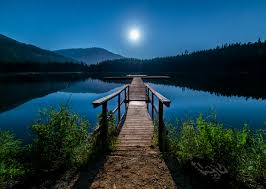
#> input picture images.jpg, 266 x 189 px
$ jupyter execute Computer_Vision_and_Image_Processing_Take_Home_Assignment_1.ipynb   (shell and % lines are left out)
#> lines starting #> are read from the running program, lines starting #| are printed output that depends on the picture; after the words box and inside, x2 and y2 are one past the last pixel; in counts of white or black regions, pixels touching at a corner belong together
Install Libraries and Upload Image

[cell 1]

from google.colab import files
uploaded = files.upload()
#> the answer given: images.jpg

Import Libraries

[cell 2]
import cv2
import numpy as np
import matplotlib.pyplot as plt

def show_gray(img, title="Image"):
    plt.imshow(img, cmap='gray')
    plt.title(title)
    plt.axis('off')
    plt.show()

def show_color(img, title="Image"):
    plt.imshow(cv2.cvtColor(img, cv2.COLOR_BGR2RGB))
    plt.title(title)
    plt.axis('off')
    plt.show()

Task 1 – Reduce Intensity Levels

[cell 3]
def reduce_intensity_levels(image_path, levels):
#> called with image_path = 'images.jpg', levels = 2
    img = cv2.imread(image_path, cv2.IMREAD_GRAYSCALE)
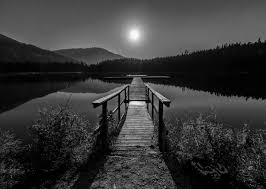
#> img: shape (189, 266); min 0, max 255, mean 55.8
    factor = 256 // levels
    reduced = (img // factor) * factor
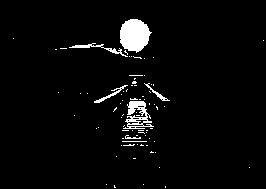
#> reduced: shape (189, 266); values 0 (black) and 128 (white), 3.5% white; 78 white regions (71 under 20 px), largest, box (x1, y1, x2, y2) and area: (120, 19, 152, 53) 785, (123, 101, 154, 129) 399, (69, 43, 128, 57) 154
    return img, reduced

img_path = list(uploaded.keys())[0]
original, reduced = reduce_intensity_levels(img_path, 2)

show_gray(original, "Original Image")
show_gray(reduced, "Intensity Reduced (2 Levels)")

Task 2 – 3x3, 10x10, 20x20 Average Filter

[cell 4]
def average_filter(image_path, kernel_sizes=[3, 10, 20]):
#> called with image_path = 'images.jpg'
    img = cv2.imread(image_path, cv2.IMREAD_GRAYSCALE)
    results = []
    for k in kernel_sizes:
        blurred = cv2.blur(img, (k, k))
        results.append((k, blurred))
#> this loop made 3 passes
#> pass 1, in average_filter, `blurred = cv2.blur(img, (k, k))`:
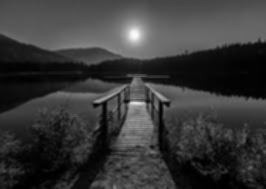
#> blurred: shape (189, 266); min 0, max 250, mean 55.8
#> pass 2, in average_filter, `blurred = cv2.blur(img, (k, k))`:
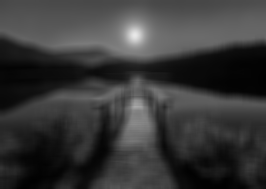
#> blurred: shape (189, 266); min 1, max 232, mean 55.9
#> after the loop, results = 3 items
    return img, results

img, filtered = average_filter(img_path)
#> filtered = 3 items

plt.figure(figsize=(15, 4))
plt.subplot(1, 4, 1), plt.imshow(img, cmap='gray'), plt.title('Original'), plt.axis('off')
for i, (k, f) in enumerate(filtered):
    plt.subplot(1, 4, i+2), plt.imshow(f, cmap='gray'), plt.title(f'{k}x{k} Avg'), plt.axis('off')
#> this loop made 3 passes
#> k on passes 1 to 3: 3, 10, 20
plt.show()

Task 3 – Rotate Image 45° and 90°

[cell 5]
def rotate_image(image_path):
#> called with image_path = 'images.jpg'
    img = cv2.imread(image_path)
#> img is the input picture: shape (189, 266, 3); mean B, G, R 82.2, 65.3, 27.7
    rows, cols = img.shape[:2]
#> rows = 189; cols = 266

    # Rotate 45 degrees
    M_45 = cv2.getRotationMatrix2D((cols/2, rows/2), 45, 1)
    rotated_45 = cv2.warpAffine(img, M_45, (cols, rows))
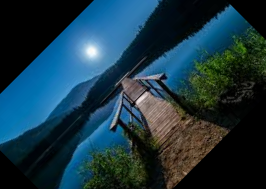
#> rotated_45: shape (189, 266, 3); mean B, G, R 66.7, 53.8, 24.7

    # Rotate 90 degrees
    rotated_90 = cv2.rotate(img, cv2.ROTATE_90_CLOCKWISE)
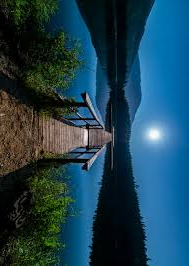
#> rotated_90: shape (266, 189, 3); mean B, G, R 82.2, 65.3, 27.7

    return img, rotated_45, rotated_90

orig, rot_45, rot_90 = rotate_image(img_path)

show_color(orig, "Original")
show_color(rot_45, "Rotated 45°")
show_color(rot_90, "Rotated 90°")

 Task 4 – Block Averaging (Resolution Reduction)

[cell 6]
def block_average(img, block_size):
    h, w = img.shape
    new_img = img.copy()
    for i in range(0, h, block_size):
        for j in range(0, w, block_size):
            block = img[i:i+block_size, j:j+block_size]
            avg = np.mean(block, dtype=np.uint8)
            new_img[i:i+block_size, j:j+block_size] = avg
    return new_img

img_gray = cv2.imread(img_path, cv2.IMREAD_GRAYSCALE)
block_sizes = [3, 5, 7]

plt.figure(figsize=(15, 4))
plt.subplot(1, 4, 1), plt.imshow(img_gray, cmap='gray'), plt.title('Original'), plt.axis('off')
for i, b in enumerate(block_sizes):
    reduced = block_average(img_gray, b)
    plt.subplot(1, 4, i+2), plt.imshow(reduced, cmap='gray'), plt.title(f'{b}x{b} Block Avg'), plt.axis('off')
#> this loop made 3 passes
#> pass 1, `reduced = block_average(img_gray, b)`:
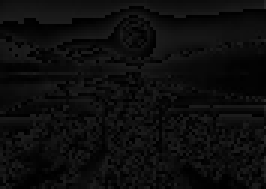
#> reduced: shape (189, 266); min 0, max 42, mean 12.9
#> pass 2, `reduced = block_average(img_gray, b)`:
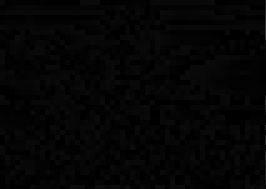
#> reduced: shape (189, 266); min 0, max 50, mean 4.5
#> pass 3, `reduced = block_average(img_gray, b)`:
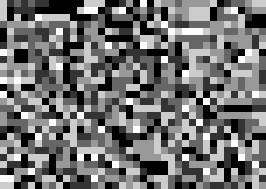
#> reduced: shape (189, 266); min 0, max 5, mean 2.21; drawn with min black and max white
plt.show()
